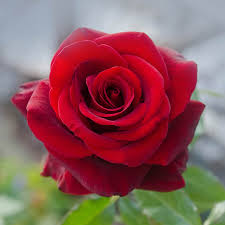
#> input picture data/cobaaaaa.jpg, 225 x 225 px
$ python -i feature_extraction.py   (imports and definitions only)   (older library calls are emulated)
#> lines starting #> are read from the running program, lines starting #| are printed output that depends on the picture; after the words box and inside, x2 and y2 are one past the last pixel; in counts of white or black regions, pixels touching at a corner belong together
"""
Feature Extraction Module untuk Klasifikasi Bunga
Mengekstrak 4 jenis fitur: Color, Shape, Texture, dan Edge
"""

import cv2
import numpy as np
from skimage.feature import local_binary_pattern


def preprocess_image(img, target_size=(224, 224)):
    """
    Preprocessing gambar dengan:
    - Resize ke ukuran standar
    - CLAHE untuk contrast enhancement
    - Bilateral filter untuk noise reduction
    - Color normalization
    """
    # Resize
    img_resized = cv2.resize(img, target_size, interpolation=cv2.INTER_LANCZOS4)

    # 1. CLAHE (Contrast Limited Adaptive Histogram Equalization)
    img_lab = cv2.cvtColor(img_resized, cv2.COLOR_RGB2LAB)
    clahe = cv2.createCLAHE(clipLimit=3.0, tileGridSize=(8, 8))
    img_lab[:,:,0] = clahe.apply(img_lab[:,:,0])
    img_enhanced = cv2.cvtColor(img_lab, cv2.COLOR_LAB2RGB)

    # 2. Bilateral filter
    img_denoised = cv2.bilateralFilter(img_enhanced, d=9, sigmaColor=75, sigmaSpace=75)

    # 3. Color normalization
    img_normalized = np.zeros_like(img_denoised, dtype=np.float32)
    for i in range(3):
        channel = img_denoised[:,:,i].astype(np.float32)
        channel_min = channel.min()
        channel_max = channel.max()
        if channel_max - channel_min > 0:
            img_normalized[:,:,i] = 255 * (channel - channel_min) / (channel_max - channel_min)
        else:
            img_normalized[:,:,i] = channel

    img_final = img_normalized.astype(np.uint8)
    return img_final


def extract_hsv_features(img):
    """
    Ekstraksi fitur warna dari HSV, LAB, dan RGB
    Returns: 18 fitur warna
    """
    features = []

    # Convert ke HSV
    img_hsv = cv2.cvtColor(img, cv2.COLOR_RGB2HSV)
    for i in range(3):
        channel = img_hsv[:,:,i]
        features.extend([
            float(np.mean(channel)),
            float(np.std(channel))
        ])

    # Convert ke LAB
    img_lab = cv2.cvtColor(img, cv2.COLOR_RGB2LAB)
    for i in range(3):
        channel = img_lab[:,:,i]
        features.extend([
            float(np.mean(channel)),
            float(np.std(channel))
        ])

    # RGB
    for i in range(3):
        channel = img[:,:,i]
        features.extend([
            float(np.mean(channel)),
            float(np.std(channel))
        ])

    return features


def extract_hu_moments(img):
    """
    Ekstraksi fitur bentuk menggunakan Hu Moments
    Returns: 7 fitur bentuk
    """
    # Convert ke grayscale
    gray = cv2.cvtColor(img, cv2.COLOR_RGB2GRAY)

    # Thresholding
    _, binary = cv2.threshold(gray, 0, 255, cv2.THRESH_BINARY + cv2.THRESH_OTSU)

    # Calculate moments
    moments = cv2.moments(binary)

    # Calculate Hu Moments
    hu_moments = cv2.HuMoments(moments).flatten()

    # Log transform untuk stabilitas numerik
    hu_moments_log = -np.sign(hu_moments) * np.log10(np.abs(hu_moments) + 1e-10)

    return hu_moments_log


def extract_texture_features(img):
    """
    Ekstraksi fitur tekstur menggunakan Local Binary Pattern (LBP)
    Returns: 10 fitur tekstur
    """
    # Convert ke grayscale
    gray = cv2.cvtColor(img, cv2.COLOR_RGB2GRAY)

    # LBP parameters
    radius = 3
    n_points = 8 * radius

    # Calculate LBP
    lbp = local_binary_pattern(gray, n_points, radius, method='uniform')

    # Calculate histogram
    n_bins = int(lbp.max() + 1)
    hist, _ = np.histogram(lbp.ravel(), bins=n_bins, range=(0, n_bins), density=True)

    # Return top 10 bins sebagai fitur
    return hist[:10].tolist()


def extract_edge_features(img):
    """
    Ekstraksi fitur edge menggunakan Canny dan Sobel
    Returns: 6 fitur edge
    """
    # Convert ke grayscale
    gray = cv2.cvtColor(img, cv2.COLOR_RGB2GRAY)

    # 1. Canny Edge Detection
    edges_canny = cv2.Canny(gray, 100, 200)

    # 2. Sobel (horizontal dan vertical)
    sobelx = cv2.Sobel(gray, cv2.CV_64F, 1, 0, ksize=3)
    sobely = cv2.Sobel(gray, cv2.CV_64F, 0, 1, ksize=3)

    # Calculate features
    features = [
        float(np.mean(edges_canny)),
        float(np.std(edges_canny)),
        float(np.mean(np.abs(sobelx))),
        float(np.std(sobelx)),
        float(np.mean(np.abs(sobely))),
        float(np.std(sobely))
    ]

    return features


def apply_feature_weighting(features, weights):
    """
    Menerapkan bobot pada fitur
    weights = {'color': 1.5, 'shape': 1.2, 'texture': 1.0, 'edge': 0.8}
    """
    features = np.array(features).copy()

    # Feature indices
    color_end = 18
    shape_end = color_end + 7
    texture_end = shape_end + 10
    edge_end = texture_end + 6

    # Apply weights
    features[:color_end] *= weights['color']
    features[color_end:shape_end] *= weights['shape']
    features[shape_end:texture_end] *= weights['texture']
    features[texture_end:edge_end] *= weights['edge']

    return features


def extract_all_features(img):
    """
    Ekstraksi semua fitur dari gambar
    Returns: Array 41 fitur (18 color + 7 shape + 10 texture + 6 edge)
    """
    # Preprocessing
    img_preprocessed = preprocess_image(img)

    # Extract features
    color_features = extract_hsv_features(img_preprocessed)
    shape_features = extract_hu_moments(img_preprocessed)
    texture_features = extract_texture_features(img_preprocessed)
    edge_features = extract_edge_features(img_preprocessed)

    # Combine
    all_features = (color_features +
                   list(shape_features) +
                   texture_features +
                   edge_features)

    # Apply feature weighting
    feature_weights = {
        'color': 1.5,
        'shape': 1.2,
        'texture': 1.0,
        'edge': 0.8
    }

    weighted_features = apply_feature_weighting(all_features, feature_weights)

    return weighted_features

>>> import cv2
>>> picture = cv2.cvtColor(cv2.imread('../data/cobaaaaa.jpg'), cv2.COLOR_BGR2RGB)
>>> result = extract_all_features(picture)
#> in preprocess_image, `img_lab = cv2.cvtColor(img_resized, cv2.COLOR_RGB2LAB)`: img_lab: shape (224, 224, 3); mean of channels 0, 1, 2 120.8, 146.5, 142.3
#> in preprocess_image, `img_lab[:,:,0] = clahe.apply(img_lab[:,:,0])`: img_lab: shape (224, 224, 3); mean of channels 0, 1, 2 136.8, 146.5, 142.3
#> the loop in preprocess_image, `for i in range(3):` made 3 passes
#> (channel_min, channel_max) on passes 1 to 3: (27, 255), (0, 252), (5, 252)
#> after the loop in preprocess_image, `for i in range(3):`:
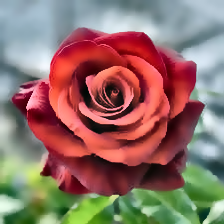
#> img_normalized: shape (224, 224, 3) float32; mean R, G, B 145.7, 112.5, 105.1
#> in extract_hsv_features, `img_hsv = cv2.cvtColor(img, cv2.COLOR_RGB2HSV)`: img_hsv: shape (224, 224, 3); mean H, S, V 93.4, 118, 162.7
#> after the loop in extract_hsv_features, `for i in range(3):`: features = [93.4, 62.13, 118, 70.35, 162.7, 55]
#> in extract_hsv_features, `img_lab = cv2.cvtColor(img, cv2.COLOR_RGB2LAB)`: img_lab: shape (224, 224, 3); mean of channels 0, 1, 2 132.8, 140.4, 141.2
#> after the loop in extract_hsv_features, `for i in range(3):`: features = [93.4, 62.13, 118, 70.35, 162.7, 55, 132.8, 54.49, 140.4, 29.98, 141.2, 17.51]
#> the loop in extract_hsv_features, `for i in range(3):` made 3 passes
#> pass 1, in extract_hsv_features, `channel = img[:,:,i]`:
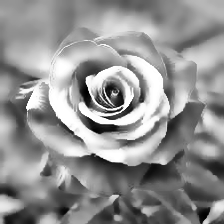
#> channel: shape (224, 224); min 0, max 255, mean 145.2
#> after the loop in extract_hsv_features, `for i in range(3):`: features = [93.4, 62.13, 118, 70.35, 162.7, 55, 132.8, 54.49, 140.4, 29.98, 141.2, 17.51, 145.2, 57.59, 112.1, 67.26, 104.6, 64.59]
#> in extract_all_features, `color_features = extract_hsv_features(img_preprocessed)`: color_features has the same summary as features in extract_hsv_features
#> in extract_hu_moments, `gray = cv2.cvtColor(img, cv2.COLOR_RGB2GRAY)`:
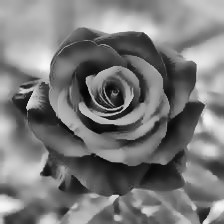
#> gray: shape (224, 224); min 4, max 247, mean 121.1
#> in extract_hu_moments, `_, binary = cv2.threshold(gray, 0, 255, cv2.THRESH_BINARY + cv2.THRESH..`:
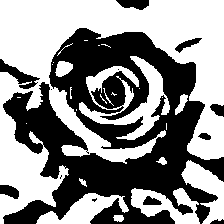
#> binary: shape (224, 224); 54.7% white; 13 black regions (4 under 20 px), largest, box (x1, y1, x2, y2) and area: (3, 28, 224, 224) 21359, (0, 59, 40, 89) 405, (116, 0, 149, 10) 238
#> in extract_hu_moments, `moments = cv2.moments(binary)`: moments = moments, m00 7004085, centre m10/m00, m01/m00 = (110.2, 97.35)
#> in extract_hu_moments, `hu_moments = cv2.HuMoments(moments).flatten()`: hu_moments = [0.00142, 5.23e-09, 1.23e-11, 2.67e-11, 2.6e-22, -1.92e-15, 4.09e-22]
#> in extract_hu_moments, `hu_moments_log = -np.sign(hu_moments) * np.log10(np.abs(hu_moments) + ..`: hu_moments_log = [2.85, 8.27, 9.95, 9.9, 10, -10, 10]
#> in extract_texture_features, `lbp = local_binary_pattern(gray, n_points, radius, method='uniform')`:
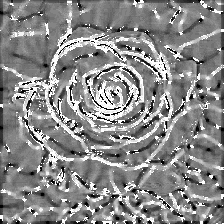
#> lbp: shape (224, 224) float64; min 0, max 25, mean 13.4; drawn with min black and max white
#> in extract_texture_features, `n_bins = int(lbp.max() + 1)`: n_bins = 26
#> in extract_texture_features, `hist, _ = np.histogram(lbp.ravel(), bins=n_bins, range=(0, n_bins), de..`: hist = 26 values, max 0.15 at index 12, min 0.00672 at index 23, mean 0.0385
#> in extract_all_features, `texture_features = extract_texture_features(img_preprocessed)`: texture_features = [0.0148, 0.00813, 0.00785, 0.00843, 0.0132, 0.0179, 0.0218, 0.0262, 0.0323, 0.0429]
#> in extract_edge_features, `edges_canny = cv2.Canny(gray, 100, 200)`:
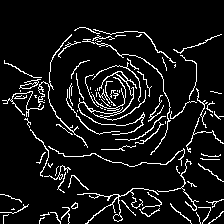
#> edges_canny: shape (224, 224); 8.4% white in thin lines or dots, all inside (x1, y1, x2, y2) = (0, 27, 224, 224)
#> in extract_edge_features, `sobely = cv2.Sobel(gray, cv2.CV_64F, 0, 1, ksize=3)`:
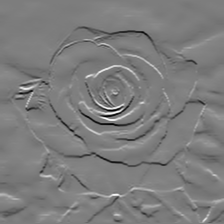
#> sobely: shape (224, 224) float64; min -701, max 726, mean -1; drawn with min black and max white
#> in extract_edge_features, `features = [ float(np.mean(edges_canny)), float(np.std(edges_canny)), ..`: features = [21.39, 70.68, 40.03, 78.13, 48.18, 89.67]
#> in extract_all_features, `all_features = (color_features + list(shape_features) + texture_featur..`: all_features = 41 values, max 162.7 at index 4, min -10 at index 23, mean 49.23
#> in apply_feature_weighting, `features = np.array(features).copy()`: features has the same summary as all_features in extract_all_features
#> in extract_all_features, `weighted_features = apply_feature_weighting(all_features, feature_weig..`: weighted_features = 41 values, max 244 at index 4, min -12 at index 23, mean 67.6
#> result has the same summary as weighted_features in extract_all_features

$ run again, on data/rose.jpg
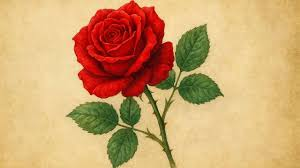
#> input picture data/rose.jpg, 300 x 168 px
#> the loop in preprocess_image, `for i in range(3):` made 3 passes
#> (channel_min, channel_max) on passes 1 to 3: (11, 255), (0, 235), (0, 181)
#> img_hsv: shape (224, 224, 3); mean H, S, V 23.1, 71.6, 206.3
#> after the loop in extract_hsv_features, `for i in range(3):`: features = [23.13, 25.16, 71.62, 66.93, 206.3, 47.77]
#> after the loop in extract_hsv_features, `for i in range(3):`: features = [23.13, 25.16, 71.62, 66.93, 206.3, 47.77, 190.9, 55.18, 133.1, 20.33, 144.1, 11.03]
#> after the loop in extract_hsv_features, `for i in range(3):`: features = [23.13, 25.16, 71.62, 66.93, 206.3, 47.77, 190.9, 55.18, 133.1, 20.33, 144.1, 11.03, 201.9, 56.74, 179.2, 66.59, 157.6, 70.75]
#> color_features has the same summary as features in extract_hsv_features
#> in extract_hu_moments, `_, binary = cv2.threshold(gray, 0, 255, cv2.THRESH_BINARY + cv2.THRESH..`:
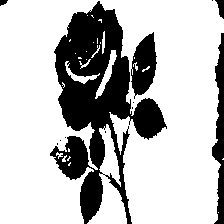
#> binary: shape (224, 224); 73.7% white; 12 black regions (7 under 20 px), largest, box (x1, y1, x2, y2) and area: (50, 1, 167, 224) 10676, (212, 33, 224, 224) 1256, (131, 32, 157, 99) 1101, (215, 0, 224, 19) 101, (0, 0, 8, 6) 33
#> moments = moments, m00 9434745, centre m10/m00, m01/m00 = (110.8, 115.1)
#> hu_moments = [0.00101, 1.69e-09, 2.26e-12, 4.23e-12, -1.24e-23, -1.44e-16, -4.23e-24]
#> hu_moments_log = [2.99, 8.75, 9.99, 9.98, -10, -10, -10]
#> n_bins = 26
#> hist = 26 values, max 0.205 at index 25, min 0.0105 at index 21, mean 0.0385
#> texture_features = [0.0241, 0.0113, 0.0115, 0.0117, 0.0122, 0.0185, 0.0199, 0.0267, 0.035, 0.0466]
#> edges_canny: shape (224, 224); 8.1% white in thin lines or dots, all inside (x1, y1, x2, y2) = (49, 1, 222, 224)
#> in extract_edge_features, `sobely = cv2.Sobel(gray, cv2.CV_64F, 0, 1, ksize=3)`:
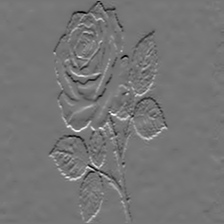
#> sobely: shape (224, 224) float64; min -674, max 789, mean -0.3; drawn with min black and max white
#> in extract_edge_features, `features = [ float(np.mean(edges_canny)), float(np.std(edges_canny)), ..`: features = [20.55, 69.41, 56.12, 122.9, 31.83, 71.92]
#> all_features = 41 values, max 206.3 at index 4, min -10 at index 24, mean 51.29
#> in apply_feature_weighting, `features = np.array(features).copy()`: features has the same summary as all_features in extract_all_features
#> weighted_features = 41 values, max 309.4 at index 4, min -12 at index 24, mean 70.56
#> result has the same summary as weighted_features in extract_all_features

$ run again, on data/rosee.jpg
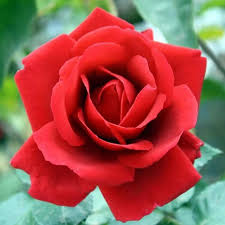
#> input picture data/rosee.jpg, 225 x 225 px
#> the loop in preprocess_image, `for i in range(3):` made 3 passes
#> channel_max on passes 1 to 3: 255, 255, 254
#> img_hsv: shape (224, 224, 3); mean H, S, V 74.5, 163.5, 182.9
#> after the loop in extract_hsv_features, `for i in range(3):`: features = [74.48, 67.9, 163.5, 66.55, 182.9, 60.23]
#> after the loop in extract_hsv_features, `for i in range(3):`: features = [74.48, 67.9, 163.5, 66.55, 182.9, 60.23, 133.5, 52.57, 150.3, 39.63, 153.4, 17.48]
#> after the loop in extract_hsv_features, `for i in range(3):`: features = [74.48, 67.9, 163.5, 66.55, 182.9, 60.23, 133.5, 52.57, 150.3, 39.63, 153.4, 17.48, 160.5, 74.23, 97.37, 73.86, 84.71, 66.9]
#> color_features has the same summary as features in extract_hsv_features
#> in extract_hu_moments, `_, binary = cv2.threshold(gray, 0, 255, cv2.THRESH_BINARY + cv2.THRESH..`:
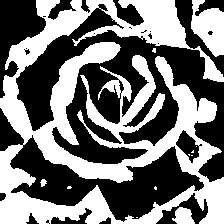
#> binary: shape (224, 224); 46.3% white; 12 white regions (8 under 20 px), largest, box (x1, y1, x2, y2) and area: (0, 0, 224, 224) 21652, (191, 0, 224, 57) 1220, (172, 207, 195, 224) 271, (40, 179, 47, 187) 36
#> moments = moments, m00 5923650, centre m10/m00, m01/m00 = (112.5, 111.8)
#> hu_moments = [0.00152, 3.46e-08, 6.88e-11, 1.06e-11, -1.43e-22, -4.74e-16, -2.48e-22]
#> hu_moments_log = [2.82, 7.46, 9.77, 9.96, -10, -10, -10]
#> n_bins = 26
#> hist = 26 values, max 0.152 at index 12, min 0.00747 at index 23, mean 0.0385
#> texture_features = [0.0162, 0.00911, 0.01, 0.0114, 0.0146, 0.0177, 0.0191, 0.0227, 0.0295, 0.0429]
#> edges_canny: shape (224, 224); 10.4% white in thin lines or dots
#> in extract_edge_features, `sobely = cv2.Sobel(gray, cv2.CV_64F, 0, 1, ksize=3)`:
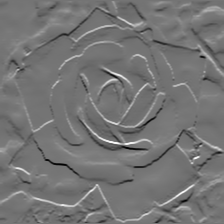
#> sobely: shape (224, 224) float64; min -674, max 796, mean 0.6; drawn with min black and max white
#> in extract_edge_features, `features = [ float(np.mean(edges_canny)), float(np.std(edges_canny)), ..`: features = [26.46, 77.76, 53.55, 99.68, 55.96, 101.2]
#> all_features = 41 values, max 182.9 at index 4, min -10 at index 22, mean 52.07
#> in apply_feature_weighting, `features = np.array(features).copy()`: features has the same summary as all_features in extract_all_features
#> weighted_features = 41 values, max 274.4 at index 4, min -12 at index 22, mean 71.02
#> result has the same summary as weighted_features in extract_all_features
